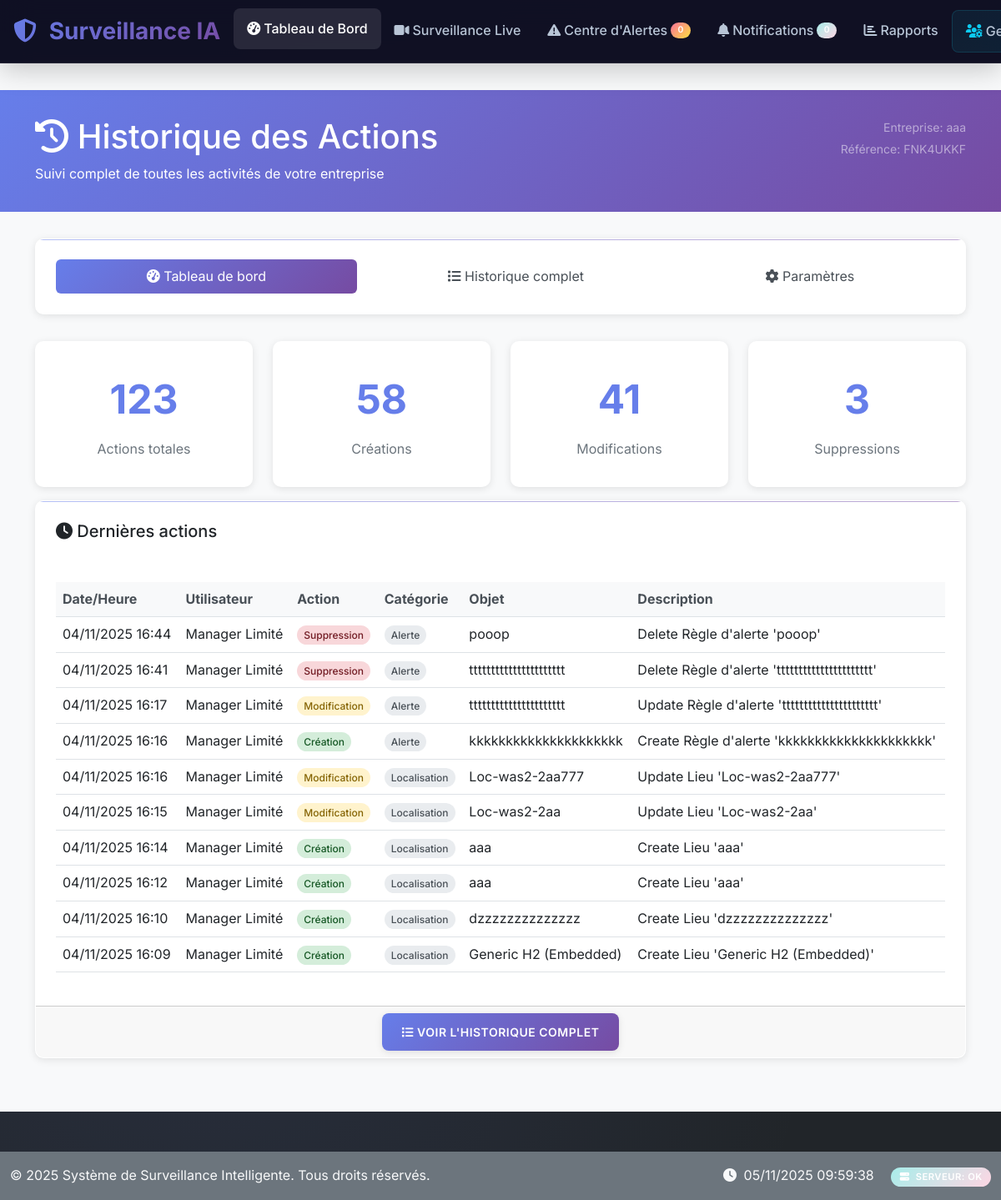
/history/ (signed in), run on the app's committed database.
### companies/models.py (models this page shows, shortened)
class Company(models.Model):
    name = models.CharField(max_length=200, verbose_name="Nom de l'entreprise")
    reference = models.CharField(
        max_length=20,
        unique=True,
        verbose_name="Référence unique",
        help_text="Référence unique générée automatiquement"
    )
    description = models.TextField(blank=True, verbose_name="Description")
    address = models.TextField(blank=True, verbose_name="Adresse")
    phone = models.CharField(max_length=20, blank=True, verbose_name="Téléphone")
    email = models.EmailField(blank=True, verbose_name="Email de contact")
    website = models.URLField(blank=True, verbose_name="Site web")
    is_active = models.BooleanField(default=True, verbose_name="Entreprise active")
    created_at = models.DateTimeField(auto_now_add=True)
    updated_at = models.DateTimeField(auto_now=True)
    max_users = models.PositiveIntegerField(default=50, verbose_name="Nombre maximum d'utilisateurs")
    max_cameras = models.PositiveIntegerField(default=20, verbose_name="Nombre maximum de caméras")
    max_locations = models.PositiveIntegerField(default=5, verbose_name="Nombre maximum de lieux")
    settings = models.JSONField(
        default=dict,
        verbose_name="Paramètres personnalisés",
        help_text="Configuration spécifique à l'entreprise"
    )
    class Meta:
        verbose_name = "Entreprise"
        verbose_name_plural = "Entreprises"
        ordering = ['name']

### history/models.py (models this page shows, shortened)
class HistoryEntry(models.Model):
    ACTION_CHOICES = [
        ('create', 'Création'),
        ('update', 'Modification'),
        ('delete', 'Suppression'),
        ('login', 'Connexion'),
        ('logout', 'Déconnexion'),
        ('view', 'Consultation'),
        ('export', 'Exportation'),
        ('import', 'Importation'),
        ('activate', 'Activation'),
        ('deactivate', 'Désactivation'),
        ('assign', 'Attribution'),
        ('unassign', 'Retrait d\'attribution'),
    ]
    CATEGORY_CHOICES = [
        ('user', 'Utilisateur'),
        ('company', 'Entreprise'),
        ('location', 'Localisation'),
        ('zone', 'Zone'),
        ('camera', 'Caméra'),
        ('alert', 'Alerte'),
        ('detection', 'Détection'),
        ('incident', 'Incident'),
        ('recording', 'Enregistrement'),
        ('settings', 'Paramètres'),
        ('system', 'Système'),
        ('auth', 'Authentification'),
        ('report', 'Rapport'),
        ('notification', 'Notification'),
    ]
    timestamp = models.DateTimeField(default=timezone.now, verbose_name="Horodatage")
    user = models.ForeignKey(
        User,
        on_delete=models.SET_NULL,
        null=True,
        blank=True,
        related_name='history_entries',
        verbose_name="Utilisateur"
    )
    action = models.CharField(max_length=20, choices=ACTION_CHOICES, verbose_name="Action")
    category = models.CharField(max_length=20, choices=CATEGORY_CHOICES, verbose_name="Catégorie")
    content_type = models.ForeignKey(ContentType, on_delete=models.CASCADE, null=True, blank=True)
    object_id = models.PositiveIntegerField(null=True, blank=True)
    content_object = GenericForeignKey('content_type', 'object_id')
    object_name = models.CharField(max_length=255, verbose_name="Nom de l'objet", help_text="Nom/titre de l'objet modifié")
    description = models.TextField(verbose_name="Description", help_text="Description détaillée de l'action")
    old_values = models.JSONField(null=True, blank=True, verbose_name="Anciennes valeurs")
    new_values = models.JSONField(null=True, blank=True, verbose_name="Nouvelles valeurs")
    changed_fields = models.JSONField(null=True, blank=True, verbose_name="Champs modifiés")
    ip_address = models.GenericIPAddressField(null=True, blank=True, verbose_name="Adresse IP")
    user_agent = models.TextField(blank=True, verbose_name="User Agent")
    session_key = models.CharField(max_length=40, blank=True, verbose_name="Clé de session")
    company = models.ForeignKey(
        'companies.Company',
        on_delete=models.CASCADE,
        null=True,
        blank=True,
        related_name='history_entries',
        verbose_name="Entreprise"
    )
    subcompany = models.ForeignKey(
        'companies.SubCompany',
        on_delete=models.CASCADE,
        null=True,
        blank=True,
        related_name='history_entries',
        verbose_name="Sous-entreprise"
    )
    location = models.ForeignKey(
        'monitoring.Location',
        on_delete=models.SET_NULL,
        null=True,
        blank=True,
        related_name='history_entries',
        verbose_name="Localisation"
    )
    is_sensitive = models.BooleanField(default=False, verbose_name="Données sensibles")
    is_system_action = models.BooleanField(default=False, verbose_name="Action système")
    class Meta:
        verbose_name = "Entrée d'historique"
        verbose_name_plural = "Entrées d'historique"
        ordering = ['-timestamp']
        indexes = [
            models.Index(fields=['timestamp']),
            models.Index(fields=['user', 'timestamp']),
            models.Index(fields=['company', 'timestamp']),
            models.Index(fields=['category', 'timestamp']),
            models.Index(fields=['action', 'timestamp']),
            models.Index(fields=['content_type', 'object_id']),
        ]

### history/views.py (the view)
# urls.py: path('', views.history_dashboard, name='dashboard'),
@login_required
def history_dashboard(request):
    if not hasattr(request.user, 'company_profile'):
        messages.error(request, "Vous devez être associé à une entreprise pour accéder à l'historique.")
        return redirect('dashboard')
    company_user = request.user.company_profile
    if not company_user.is_manager and not company_user.is_owner:
        messages.error(request, "Vous n'avez pas les permissions pour accéder à l'historique.")
        return redirect('dashboard')
    company = company_user.company
    week_ago = timezone.now() - timedelta(days=7)
    stats = get_history_stats(company=company, date_from=week_ago)
    recent_entries = HistoryEntry.objects.filter(company=company)\
                                        .select_related('user', 'company', 'location')\
                                        .order_by('-timestamp')[:10]
    daily_activity = []
    for i in range(7):
        date = timezone.now().date() - timedelta(days=i)
        count = HistoryEntry.objects.filter(
            company=company,
            timestamp__date=date
        ).count()
        daily_activity.append({
            'date': date.strftime('%d/%m'),
            'count': count
        })
    daily_activity.reverse()
    context = {
        'stats': stats,
        'recent_entries': recent_entries,
        'daily_activity': daily_activity,
        'company': company,
    }
    return render(request, 'history/dashboard_simple.html', context)

### templates/history/dashboard_simple.html (shortened to what this page needs)
{% extends "base.html" %}
{% load static %}
{% block content %}
<div class="history-header">
    <div class="container">
        <div class="row">
            <div class="col-md-8">
                <h1><i class="fas fa-history"></i> Historique des Actions</h1>
                <p class="mb-0">Suivi complet de toutes les activités de votre entreprise</p>
            </div>
            <div class="col-md-4 text-end">
                <div class="text-white-50">
                    <small>Entreprise: {{ company.name }}</small><br>
                    <small>Référence: {{ company.reference }}</small>
                </div>
            </div>
        </div>
    </div>
</div>
<div class="container">
    <div class="card">
        <div class="card-body">
            <ul class="nav nav-pills nav-fill">
                <li class="nav-item">
                    <a class="nav-link active" href="{% url 'history:dashboard' %}">
                        <i class="fas fa-tachometer-alt"></i> Tableau de bord
                    </a>
                </li>
                <li class="nav-item">
                    <a class="nav-link" href="{% url 'history:list' %}">
                        <i class="fas fa-list"></i> Historique complet
                    </a>
                </li>
                <li class="nav-item">
                    <a class="nav-link" href="{% url 'history:settings' %}">
                        <i class="fas fa-cog"></i> Paramètres
                    </a>
                </li>
            </ul>
        </div>
    </div>
    <div class="row">
        <div class="col-md-3">
            <div class="stat-card">
                <div class="stat-number">{{ stats.total_entries|default:0 }}</div>
                <div class="stat-label">Actions totales</div>
            </div>
        </div>
        <div class="col-md-3">
            <div class="stat-card">
                <div class="stat-number">{{ stats.by_action.create|default:0 }}</div>
                <div class="stat-label">Créations</div>
            </div>
        </div>
        <div class="col-md-3">
            <div class="stat-card">
                <div class="stat-number">{{ stats.by_action.update|default:0 }}</div>
                <div class="stat-label">Modifications</div>
            </div>
        </div>
        <div class="col-md-3">
            <div class="stat-card">
                <div class="stat-number">{{ stats.by_action.delete|default:0 }}</div>
                <div class="stat-label">Suppressions</div>
            </div>
        </div>
    </div>
    <div class="card">
        <div class="card-header">
            <h5 class="mb-0"><i class="fas fa-clock"></i> Dernières actions</h5>
        </div>
        <div class="card-body">
            {% if recent_entries %}
                <div class="table-responsive">
                    <table class="table table-hover">
                        <thead>
                            <tr>
                                <th>Date/Heure</th>
                                <th>Utilisateur</th>
                                <th>Action</th>
                                <th>Catégorie</th>
                                <th>Objet</th>
                                <th>Description</th>
                            </tr>
                        </thead>
                        <tbody>
                            {% for entry in recent_entries %}
                            <tr>
                                <td>{{ entry.timestamp|date:"d/m/Y H:i" }}</td>
                                <td>
                                    {% if entry.user %}
                                        {{ entry.user.get_full_name|default:entry.user.username }}
                                    {% else %}
                                        <em class="text-muted">Système</em>
                                    {% endif %}
                                </td>
                                <td>
                                    <span class="action-badge action-{{ entry.action }}">
                                        {{ entry.get_action_display }}
                                    </span>
                                </td>
                                <td>
                                    <span class="category-badge">
                                        {{ entry.get_category_display }}
                                    </span>
                                </td>
                                <td>{{ entry.object_name|truncatechars:30 }}</td>
                                <td>{{ entry.description|truncatechars:50 }}</td>
                            </tr>
                            {% endfor %}
                        </tbody>
                    </table>
                </div>
            {% else %}
                <div class="text-center text-muted py-4">
                    <i class="fas fa-inbox fa-3x mb-3"></i>
                    <h5>Aucune activité récente</h5>
                    <p>Les actions de votre entreprise apparaîtront ici.</p>
                </div>
            {% endif %}
        </div>
        <div class="card-footer text-center">
            <a href="{% url 'history:list' %}" class="btn btn-primary">
                <i class="fas fa-list"></i> Voir l'historique complet
            </a>
        </div>
    </div>
</div>
{% endblock %}

### data on the page
Company: name "aaa", reference "FNK4UKKF"
HistoryEntry: timestamp "04/11/2025 16:44", user.get_full_name "Manager Limité", action "Suppression", category "Alerte", object_name "pooop", description "Delete Règle d'alerte 'pooop'"
HistoryEntry: timestamp "04/11/2025 16:41", user.get_full_name "Manager Limité", action "Suppression", category "Alerte", object_name "tttttttttttttttttttttt", description "Delete Règle d'alerte 'tttttttttttttttttttttt'"
HistoryEntry: timestamp "04/11/2025 16:17", user.get_full_name "Manager Limité", action "Modification", category "Alerte", object_name "tttttttttttttttttttttt", description "Update Règle d'alerte 'tttttttttttttttttttttt'"
HistoryEntry: timestamp "04/11/2025 16:16", user.get_full_name "Manager Limité", action "Création", category "Alerte", object_name "kkkkkkkkkkkkkkkkkkkkk", description "Create Règle d'alerte 'kkkkkkkkkkkkkkkkkkkkk'"
HistoryEntry: timestamp "04/11/2025 16:16", user.get_full_name "Manager Limité", action "Modification", category "Localisation", object_name "Loc-was2-2aa777", description "Update Lieu 'Loc-was2-2aa777'"
HistoryEntry: timestamp "04/11/2025 16:15", user.get_full_name "Manager Limité", action "Modification", category "Localisation", object_name "Loc-was2-2aa", description "Update Lieu 'Loc-was2-2aa'"
HistoryEntry: timestamp "04/11/2025 16:14", user.get_full_name "Manager Limité", action "Création", category "Localisation", object_name "aaa", description "Create Lieu 'aaa'"
HistoryEntry: timestamp "04/11/2025 16:12", user.get_full_name "Manager Limité", action "Création", category "Localisation", object_name "aaa", description "Create Lieu 'aaa'"
HistoryEntry: timestamp "04/11/2025 16:10", user.get_full_name "Manager Limité", action "Création", category "Localisation", object_name "dzzzzzzzzzzzzzz", description "Create Lieu 'dzzzzzzzzzzzzzz'"
HistoryEntry: timestamp "04/11/2025 16:09", user.get_full_name "Manager Limité", action "Création", category "Localisation", object_name "Generic H2 (Embedded)", description "Create Lieu 'Generic H2 (Embedded)'"

### other printed values
{{ stats.total_entries|default:0 }} "123"
{{ stats.by_action.create|default:0 }} "58"
{{ stats.by_action.update|default:0 }} "41"
{{ stats.by_action.delete|default:0 }} "3"
